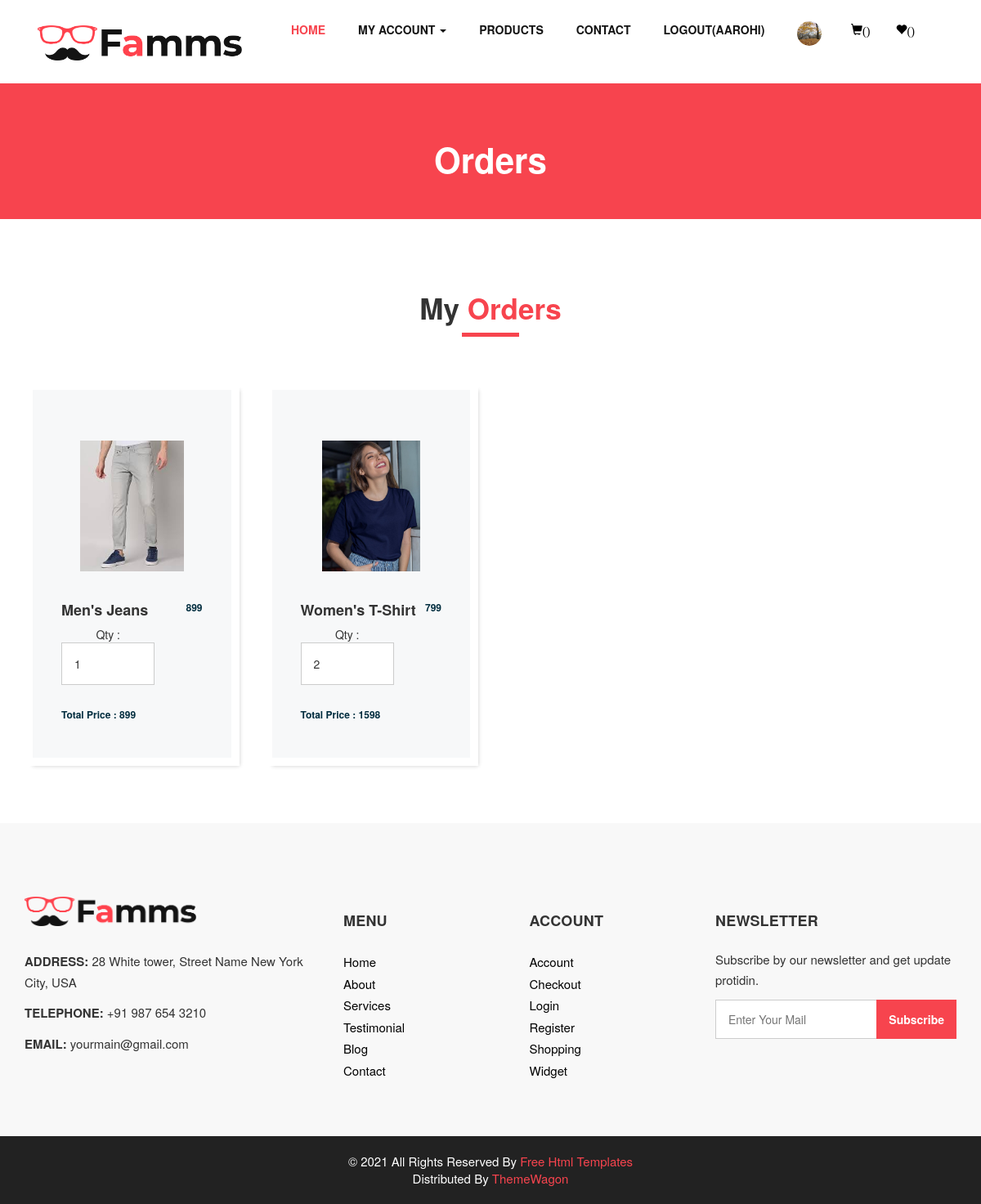
The page /myorder/ (signed in) on the database its author committed.
### myapp/models.py (models this page shows, shortened)
class User(models.Model):
	fname=models.CharField(max_length=100)
	lname=models.CharField(max_length=100)
	email=models.EmailField()
	mobile=models.PositiveIntegerField()
	address=models.TextField()
	password=models.CharField(max_length=100)
	usertype=models.CharField(max_length=100,default="Buyer")
	profile_picture=models.ImageField(upload_to="profile_picture/",default="")

class Cart(models.Model):
	user=models.ForeignKey(User,on_delete=models.CASCADE)
	product=models.ForeignKey(Product,on_delete=models.CASCADE)
	date=models.DateTimeField(default=timezone.now)
	product_price=models.PositiveIntegerField()
	product_qty=models.PositiveIntegerField()
	total_price=models.PositiveIntegerField()
	payment_status=models.BooleanField(default=False)

class Product(models.Model):
	category=(
		("Men","Men"),
		("Women","Women"),
		("Kids","Kids"),
	)
	sub_category=(
		("Jeans","Jeans"),
		("T-Shirt","T-Shirt"),
		("Shirts","Shirts"),
	)
	seller=models.ForeignKey(User,on_delete=models.CASCADE)
	product_category=models.CharField(max_length=100,choices=category)
	product_sub_category=models.CharField(max_length=100,choices=sub_category)
	product_name=models.CharField(max_length=100)
	product_price=models.PositiveIntegerField()
	product_image=models.ImageField(upload_to="product_image/")
	product_desc=models.TextField()

### myapp/views.py (the view)
# urls.py: path('myorder/',views.myorder,name='myorder'),
def myorder(request):
	user=User.objects.get(email=request.session['email'])
	carts=Cart.objects.filter(user=user,payment_status=True)
	return render(request,'myorder.html',{'carts':carts})

### myapp/templates/myorder.html (shortened to what this page needs)
{% extends 'header.html' %}
{% load static %}
{% block content %}
<!DOCTYPE html>
<html>
   <head>
   </head>
   <body class="sub_page">
      <section class="inner_page_head">
         <div class="container_fuild">
            <div class="row">
               <div class="col-md-12">
                  <div class="full">
                     <h3>Orders</h3>
                  </div>
               </div>
            </div>
         </div>
      </section>
      <section class="product_section layout_padding">
         <div class="container">
            <div class="heading_container heading_center">
               <h2>
                  {% if carts %}
                     My <span>Orders</span>
                  {% else %}
                     No Products In <span>Cart</span>
                  {% endif %}
               </h2>
            </div>
            <div class="row">
               {% for i in carts %}
               <div class="col-sm-6 col-md-4 col-lg-3">
                  <div class="box">
                     <div class="img-box">
                        <img src="{{i.product.product_image.url}}" alt="">
                     </div>
                     <div class="detail-box">
                        <h5>
                           {{i.product.product_category}}'s {{i.product.product_sub_category}}
                        </h5>
                        <h6>
                           {{i.product.product_price}}
                        </h6>
                     </div>
                     <div class="detail-box">
                        <form name="change_qty" method="post" action="{% url 'change-qty' pk=i.pk %}">
                           Qty : <input type="number" name="product_qty" value="{{i.product_qty}}" min="1" max="10" onchange="this.form.submit();" readonly>
                        </form>
                     </div>
                     <div class="detail-box">
                        <h6>
                           Total Price : {{i.total_price}}
                        </h6>
                     </div>
                  </div>
               </div>
               {% endfor %}
            </div>
         </div>
      </section>
   </body>
</html>
{% endblock %}

### myapp/templates/header.html (shortened to what this page needs)
{% load static %}
<!DOCTYPE html>
<html>
   <head>
      <link rel="stylesheet" type="text/css" href="{% static 'css/bootstrap.css' %}" />
      <link href="{% static 'css/font-awesome.min.css' %}" rel="stylesheet" />
      <link href="{% static 'css/style.css' %}" rel="stylesheet" />
      <link href="{% static 'css/responsive.css' %}" rel="stylesheet" />
      <link rel="stylesheet" href="https://maxcdn.bootstrapcdn.com/bootstrap/3.3.7/css/bootstrap.min.css">
   </head>
   <body>
         <header class="header_section">
            <div class="container">
               <nav class="navbar navbar-expand-lg custom_nav-container ">
                  <a class="navbar-brand" href="/"><img width="250" src="{% static 'images/logo.png' %}" alt="#" /></a>
                  <div class="collapse navbar-collapse" id="navbarSupportedContent">
                     <ul class="navbar-nav">
                        <li class="nav-item active">
                           <a class="nav-link" href="/">Home <span class="sr-only">(current)</span></a>
                        </li>
                        {% if request.session.email %}
                       <li class="nav-item dropdown">
                           <a class="nav-link dropdown" href="#" data-toggle="dropdown" role="button" aria-haspopup="true" aria-expanded="true"> <span class="nav-label">My Account <span class="caret"></span></a>
                        </li>
                        {% endif %}
                        <li class="nav-item">
                           <a class="nav-link" href="{% url 'product' %}">Products</a>
                        </li>
                        <li class="nav-item">
                           <a class="nav-link" href="{% url 'contact' %}">Contact</a>
                        </li>
                        {% if request.session.email %}
                           <li class="nav-item">
                              <a class="nav-link" href="{% url 'logout' %}">Logout({{request.session.fname}})</a>
                           </li>
                           <li class="nav-item">
                              <a class="nav-link" href="{% url 'profile' %}"><img src="{{request.session.profile_picture}}" style="width:30px;height: 30px;border-radius:50% ;"></a>
                           </li>
                        {% endif %}
                        {% if request.session.email %}
                        <li class="nav-item" style="margin-top: 5px;">
                           <a href="{% url 'cart' %}"><i class=" glyphicon glyphicon-shopping-cart">({{request.session.cart_count}})</i></a>
                        </li>
                        <li class="nav-item" style="margin-top: 5px;">
                           <a href="{% url 'wishlist' %}"><i class="glyphicon glyphicon-heart">({{request.session.wishlist_count}})</i></a>
                        </li>
                        {% endif %}
                     </ul>
                  </div>
               </nav>
            </div>
         </header>
      {% block content %}
      {% endblock %}
      <footer>
         <div class="container">
            <div class="row">
               <div class="col-md-4">
                   <div class="full">
                      <div class="logo_footer">
                        <a href="#"><img width="210" src="{% static 'images/logo.png' %}" alt="#" /></a>
                      </div>
                      <div class="information_f">
                        <p><strong>ADDRESS:</strong> 28 White tower, Street Name New York City, USA</p>
                        <p><strong>TELEPHONE:</strong> +91 987 654 3210</p>
                        <p><strong>EMAIL:</strong> yourmain@gmail.com</p>
                      </div>
                   </div>
               </div>
               <div class="col-md-8">
                  <div class="row">
                  <div class="col-md-7">
                     <div class="row">
                        <div class="col-md-6">
                     <div class="widget_menu">
                        <h3>Menu</h3>
                        <ul>
                           <li><a href="#">Home</a></li>
                           <li><a href="#">About</a></li>
                           <li><a href="#">Services</a></li>
                           <li><a href="#">Testimonial</a></li>
                           <li><a href="#">Blog</a></li>
                           <li><a href="#">Contact</a></li>
                        </ul>
                     </div>
                  </div>
                  <div class="col-md-6">
                     <div class="widget_menu">
                        <h3>Account</h3>
                        <ul>
                           <li><a href="#">Account</a></li>
                           <li><a href="#">Checkout</a></li>
                           <li><a href="#">Login</a></li>
                           <li><a href="#">Register</a></li>
                           <li><a href="#">Shopping</a></li>
                           <li><a href="#">Widget</a></li>
                        </ul>
                     </div>
                  </div>
                     </div>
                  </div>
                  <div class="col-md-5">
                     <div class="widget_menu">
                        <h3>Newsletter</h3>
                        <div class="information_f">
                          <p>Subscribe by our newsletter and get update protidin.</p>
                        </div>
                        <div class="form_sub">
                           <form>
                              <fieldset>
                                 <div class="field">
                                    <input type="email" placeholder="Enter Your Mail" name="email" />
                                    <input type="submit" value="Subscribe" />
                                 </div>
                              </fieldset>
                           </form>
                        </div>
                     </div>
                  </div>
                  </div>
               </div>
            </div>
         </div>
      </footer>
      <div class="cpy_">
         <p class="mx-auto">© 2021 All Rights Reserved By <a href="https://html.design/">Free Html Templates</a><br>
            Distributed By <a href="https://themewagon.com/" target="_blank">ThemeWagon</a>
         </p>
      </div>
   </body>
</html>

### myapp/Static/css/responsive.css (style rules this page uses)
@media (min-width: 1200px) { .container { max-width: 1170px; } }

### myapp/templates/header.html (style rules this page uses)
.nav-item a { color: black; }

### rows shown on the page
User: session.fname "AAROHI"
Cart: product.product_image (picture), product.product_category "Men", product.product_sub_category "Jeans", product.product_price "899", product_qty "1", total_price "899"
Cart: product.product_image (picture), product.product_category "Women", product.product_sub_category "T-Shirt", product.product_price "799", product_qty "2", total_price "1598"
